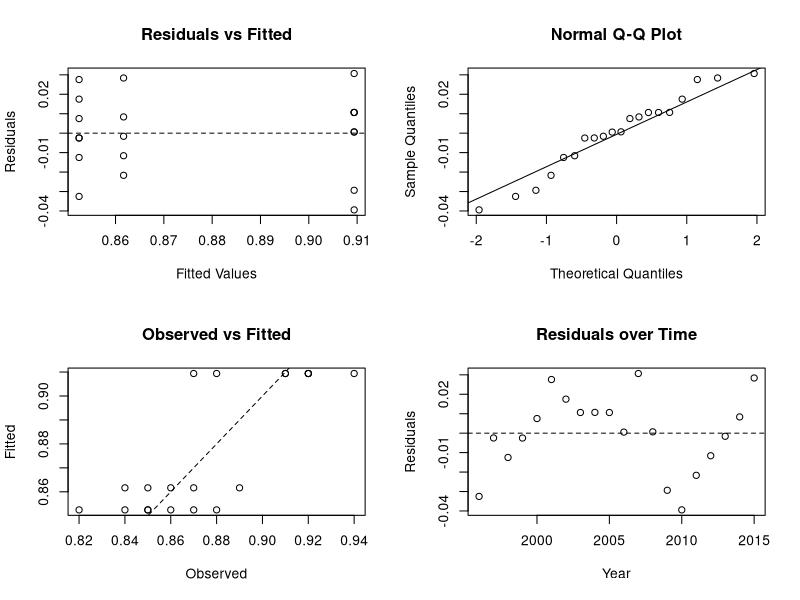
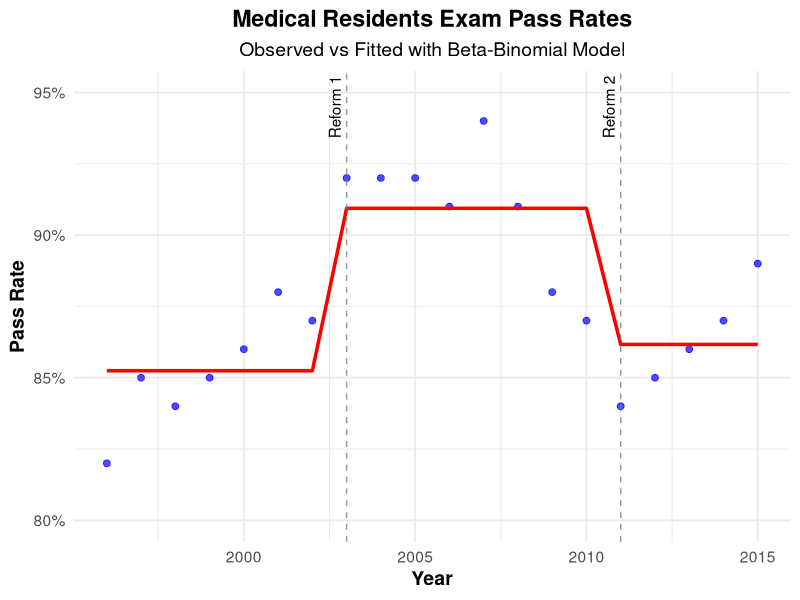

R code for these plots, in order:
## ---- chunk 1
library(VGAM)
library(ggplot2)
library(dplyr)
library(scales)
## ---- chunk 2

x <- read.table("data.txt", header = TRUE, as.is = TRUE)

x$Pass <- round(x$N * x$Pct)
x$Fail <- x$N - x$Pass

x$timeperiod <- rep(1, nrow(x))
x$timeperiod[x$Year > 2002] <- 2
x$timeperiod[x$Year > 2010] <- 3
x$timeperiod <- factor(x$timeperiod, levels = c(1,2,3), 
                       labels = c("tp1","tp2","tp3"))


bb_model <- vglm(cbind(Pass, Fail) ~ timeperiod, betabinomial, data = x)
x$fitted_prob <- fitted(bb_model)[,1]
x$resid_resp <- residuals(bb_model, type = "response")


coef_all <- Coef(bb_model)
names(coef_all)

se_all <- sqrt(diag(vcov(bb_model)))

z_all <- coef_all / se_all
p_all <- 2 * pnorm(-abs(z_all))

odds_ratios <- c(exp(coef_all[1:3]), NA)
pred_probs <- c(exp(coef_all[1:3])/(1+exp(coef_all[1:3])), NA)

ci_lower <- c(exp(coef_all[1:3] - 1.96*se_all[1:3]), NA)
ci_upper <- c(exp(coef_all[1:3] + 1.96*se_all[1:3]), NA)

summary_table <- data.frame(
  Predictor = c("(Intercept) mu", "(Intercept) rho", "timeperiodtp2", "timeperiodtp3"),
  Log_Odds = round(coef_all[c(1,4,2,3)],3),
  Std_Error = round(se_all[c(1,4,2,3)],3),
  Z_value = round(z_all[c(1,4,2,3)],3),
  P_value = signif(p_all[c(1,4,2,3)],3),
  Odds_Ratio = round(odds_ratios[c(1,4,2,3)],3),
  CI_lower = round(ci_lower[c(1,4,2,3)],3),
  CI_upper = round(ci_upper[c(1,4,2,3)],3),
  Predicted_Prob = round(pred_probs[c(1,4,2,3)],3)
)

print("=== Model Summary Table (including rho) ===")
print(summary_table)


binomial_model <- glm(cbind(Pass, Fail) ~ timeperiod, family = binomial, data = x)
cat("Beta-Binomial AIC:", AIC(bb_model), "\n")
cat("Standard Binomial AIC:", AIC(binomial_model), "\n")


par(mfrow = c(2, 2))
plot(x$fitted_prob, x$resid_resp,
     main = "Residuals vs Fitted",
     xlab = "Fitted Values", ylab = "Residuals")
abline(h = 0, lty = 2)

qqnorm(x$resid_resp)
qqline(x$resid_resp)

plot(x$Pct, x$fitted_prob,
     main = "Observed vs Fitted",
     xlab = "Observed", ylab = "Fitted")
abline(0,1,lty=2)

plot(x$Year, x$resid_resp,
     main = "Residuals over Time",
     xlab = "Year", ylab = "Residuals")
abline(h=0,lty=2)
par(mfrow = c(1,1))
## ---- chunk 3
ggplot(x, aes(x = Year)) +
  geom_point(aes(y = Pct), color = "blue", size = 2, alpha = 0.7) +
  geom_line(aes(y = fitted_prob), color = "red", size = 1.2) +
  geom_vline(xintercept = c(2003, 2011), linetype = "dashed", color = "gray50", alpha = 0.8) +
  annotate("text", x = 2003, y = 0.945, label = "Reform 1", angle = 90, vjust = -0.5) +
  annotate("text", x = 2011, y = 0.945, label = "Reform 2", angle = 90, vjust = -0.5) +
  labs(title = "Medical Residents Exam Pass Rates",
       subtitle = "Observed vs Fitted with Beta-Binomial Model",
       y = "Pass Rate",
       x = "Year") +
  scale_y_continuous(limits = c(0.8,0.95), labels = scales::percent) +
  theme_minimal(base_size = 14) +
  theme(plot.title = element_text(hjust = 0.5, face = "bold"),
        plot.subtitle = element_text(hjust = 0.5),
        axis.title = element_text(face = "bold"))
